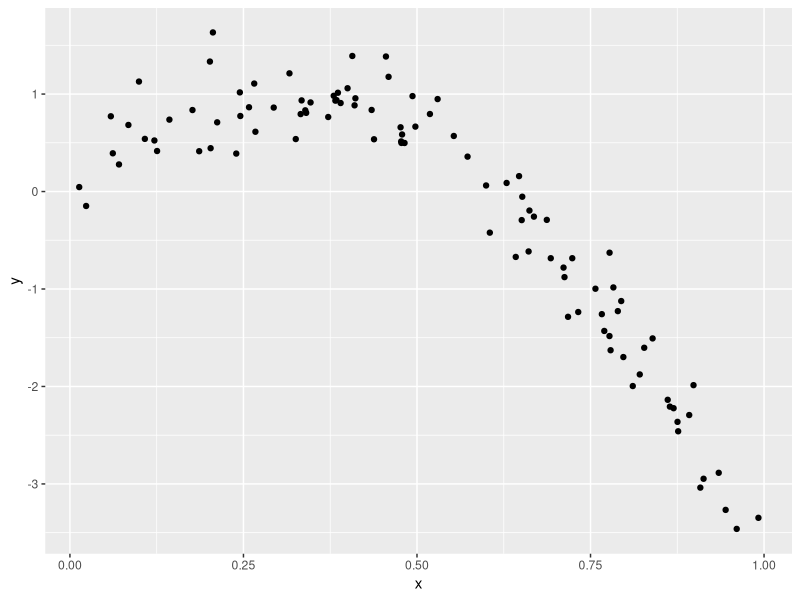
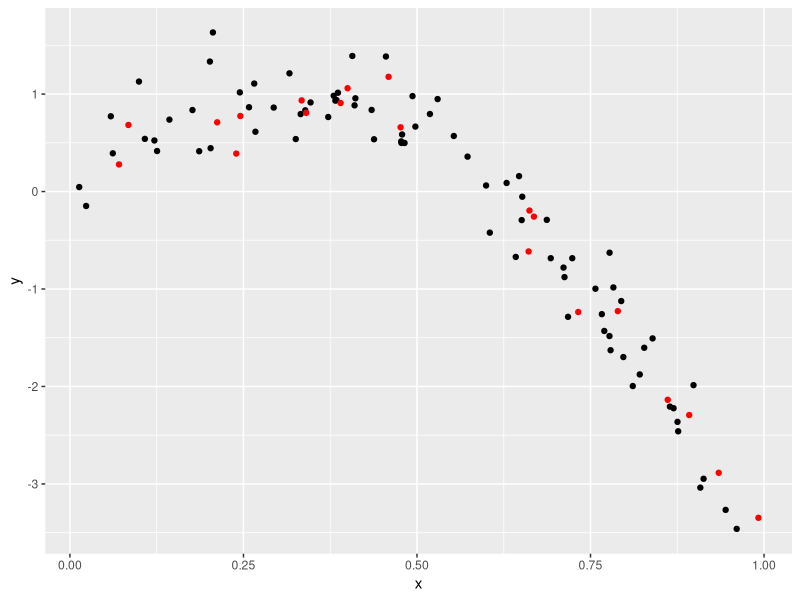
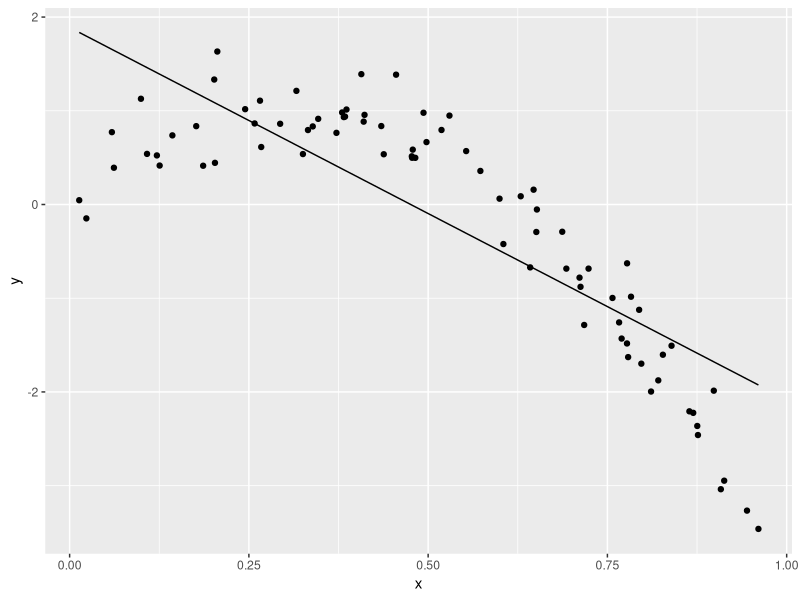
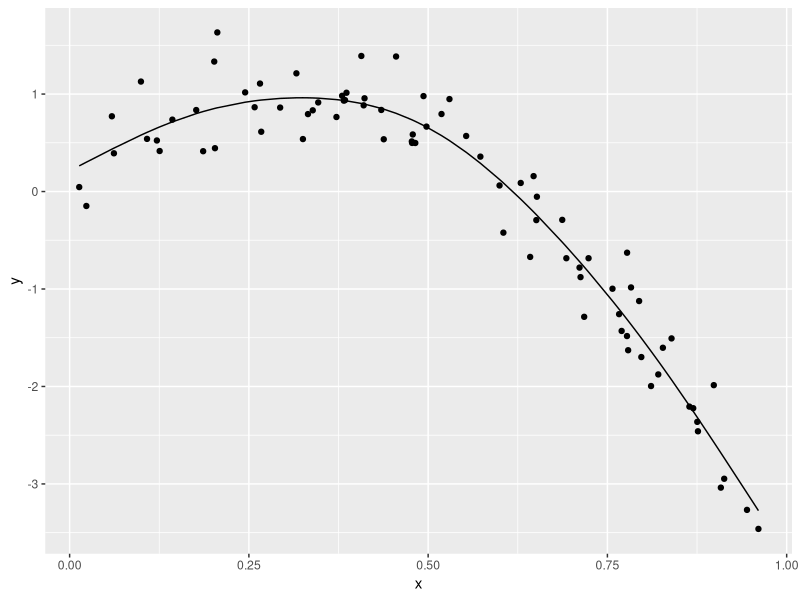
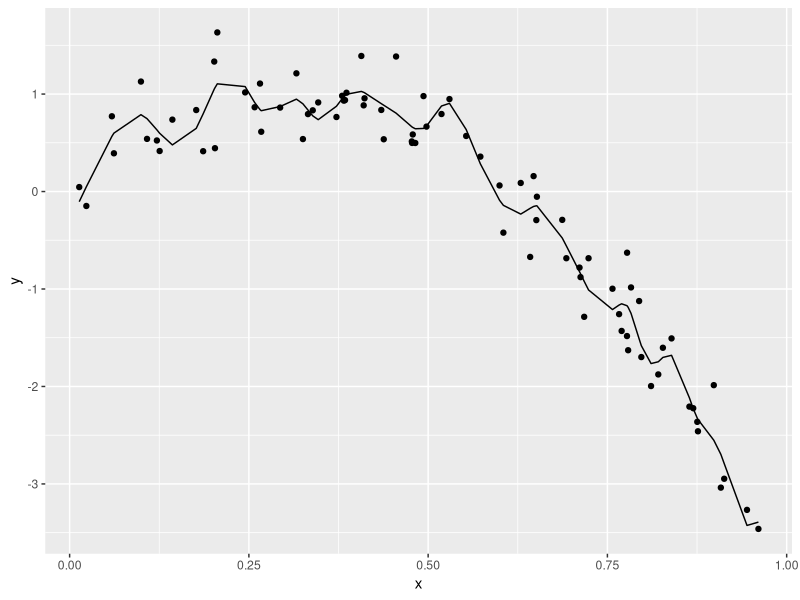
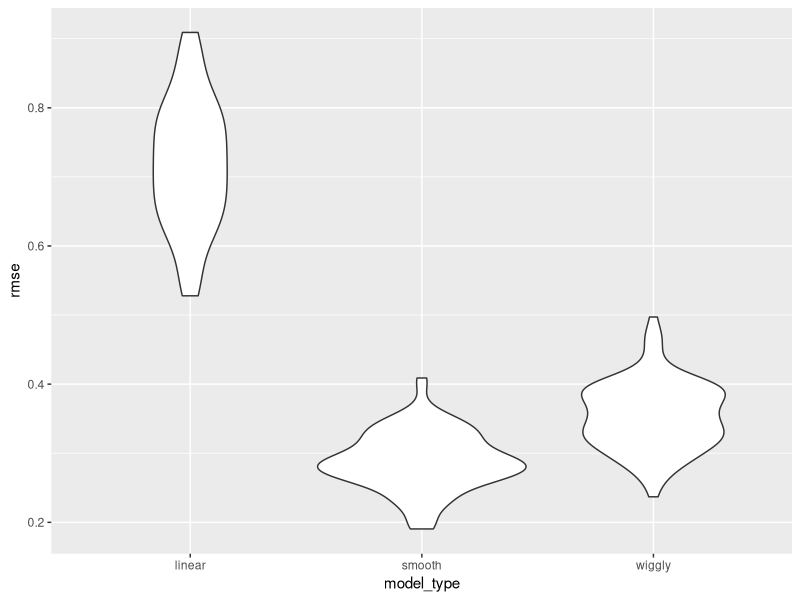

The R source for these figures, in order:
## ---- chunk 1
library(tidyverse)
library(modelr)

set.seed(1)
## ---- chunk 2
nonlin_df = 
  tibble(
    id = 1:100,
    x = runif(100, 0, 1),
    y = 1 - 10 * (x - .3) ^ 2 + rnorm(100, 0, 0.3)
  )

nonlin_df |>
  ggplot(aes(x = x, y = y)) +
  geom_point()
## ---- chunk 3
train_df = sample_n(nonlin_df, 80)
test_df = anti_join(nonlin_df, train_df, by = "id")
## ---- chunk 4
train_df |>
  ggplot(aes(x = x, y = y)) +
  geom_point() +
  geom_point(data = test_df, color = "red")
## ---- chunk 5
linear_mod = lm(y ~ x, data = train_df)
smooth_mod = mgcv::gam(y ~ s(x), data = train_df)
wiggly_mod = mgcv::gam(y ~ s(x, k =30), sp = 10e-6, data = train_df)
## ---- chunk 6
train_df |>
  modelr::add_predictions(linear_mod) |>
  ggplot(aes(x = x, y = y)) +
  geom_point() +
  geom_line(aes(y = pred))

train_df |>
  modelr::add_predictions(smooth_mod) |>
  ggplot(aes(x = x, y = y)) +
  geom_point() +
  geom_line(aes(y = pred))

train_df |>
  modelr::add_predictions(wiggly_mod) |>
  ggplot(aes(x = x, y = y)) +
  geom_point() +
  geom_line(aes(y = pred))
## ---- chunk 7
rmse(linear_mod, train_df)
rmse(smooth_mod, train_df)
rmse(wiggly_mod, train_df)
## ---- chunk 8
rmse(linear_mod, test_df)
rmse(smooth_mod, test_df)
rmse(wiggly_mod, test_df)
## ---- chunk 9
cv_df = 
  nonlin_df |>
  crossv_mc(n = 100) |>
  mutate(train = map(train, as_tibble),
         test = map(test, as.tibble))
## ---- chunk 10
cv_df |> pull(train) |> nth(1) |> as.tibble()
## ---- chunk 11
cv_results = 
  cv_df |>
  mutate(
    linear_fit = map(train, \(df) lm(y ~ x, data = df)),
    smooth_fit = map(train, \(df) mgcv::gam(y ~ s(x), data = df)),
    wiggly_fit = 
      map(train, \(df) mgcv::gam(y ~ s(x, k =30), sp = 10e-6, data = df))
  ) |>
  mutate(
    rmse_linear = map2_dbl(linear_fit, test, \(mod, df) rmse(mod, df)),
    rmse_smooth = map2_dbl(smooth_fit, test, \(mod, df) rmse(mod, df)),
    rmse_wiggly = map2_dbl(wiggly_fit, test, \(mod, df) rmse(mod, df))
  )
## ---- chunk 12
cv_results |>
  select(starts_with("rmse")) |>
  pivot_longer(
    everything(),
    names_to = "model_type",
    values_to = "rmse",
    names_prefix = "rmse_"
  ) |>
  group_by(model_type) |>
  summarize(m_rmse = mean(rmse))

cv_results |>
  select(starts_with("rmse")) |>
  pivot_longer(
    everything(),
    names_to = "model_type",
    values_to = "rmse",
    names_prefix = "rmse_"
  ) |>
  ggplot(aes(x = model_type, y = rmse)) +
  geom_violin()
